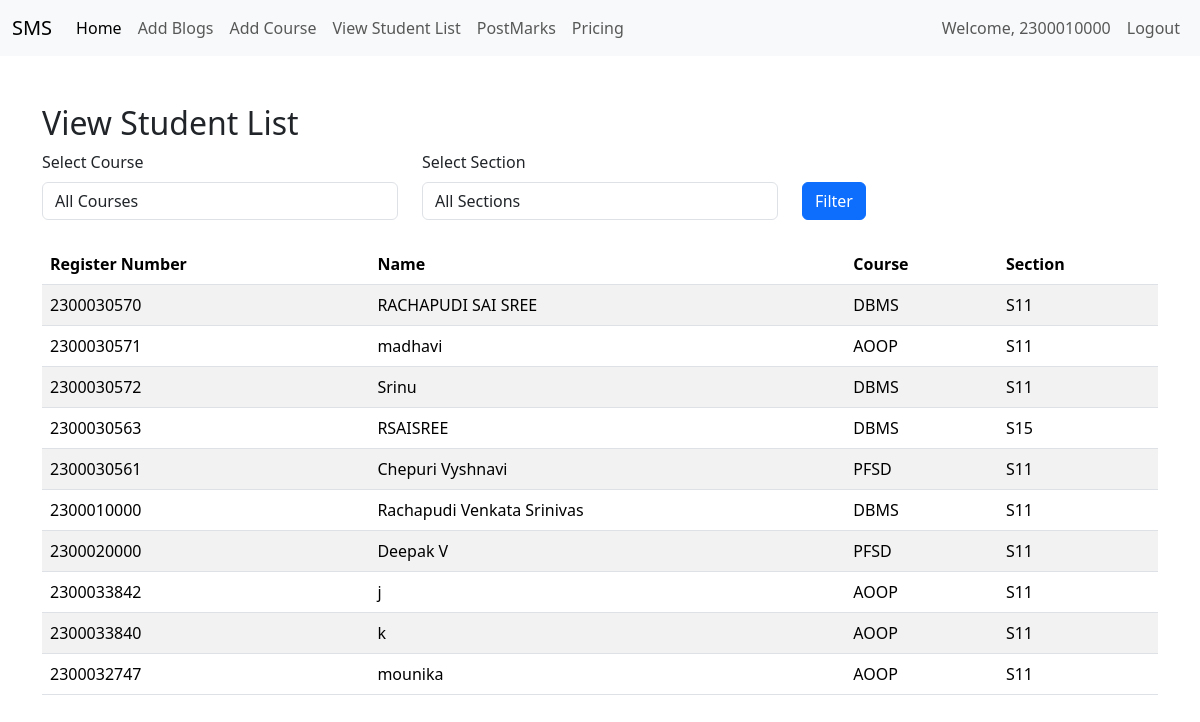
The page /facultyapp/view_student_list/ (signed in) on the database its author committed.
### adminapp/models.py (models this page shows, shortened)
class StudentList(models.Model):
    Register_Number = models.CharField(max_length=20, unique=True)
    Name = models.CharField(max_length=100)
    user = models.OneToOneField(User, on_delete=models.CASCADE, null=True)

### facultyapp/models.py (models this page shows, shortened)
class AddCourse(models.Model):
    COURSE_CHOICES=[
        ('AOOP','Advanced Object Oriented Programming'),
        ('PFSD', 'Python Full Stack Development'),
        ('DBMS','DataBase Management System'),
        ('LAA', 'Linux Automation and Administration'),
    ]
    SECTION_CHOICES=[
        ('S11','Section11'),
        ('S12', 'Section12'),
        ('S13', 'Section13'),
        ('S14', 'Section14'),
        ('S15', 'Section15'),
    ]
    student=models.ForeignKey(StudentList,on_delete=models.CASCADE)
    course=models.CharField(max_length=50,choices=COURSE_CHOICES)
    section=models.CharField(max_length=50,choices=SECTION_CHOICES)

### facultyapp/views.py (the view)
# urls.py: path('view_student_list/',views.view_student_list,name='view_student_list'),
def view_student_list(request):
    course = request.GET.get('course')
    section = request.GET.get('section')
    student_courses = AddCourse.objects.all()
    if course:
        student_courses = student_courses.filter(course=course)
    if section:
        student_courses = student_courses.filter(section=section)
    students = StudentList.objects.filter(id__in=student_courses.values('student_id'))
    course_choices = AddCourse.COURSE_CHOICES
    section_choices = AddCourse.SECTION_CHOICES
    context = {
        'students': students,
        'course_choices': course_choices,
        'section_choices': section_choices,
        'selected_course': course,
        'selected_section': section,
    }
    return render(request, 'facultyapp/view_student_list.html', context)

### templates/facultyapp/view_student_list.html (shortened to what this page needs)
{% extends 'Navbar/FacultyNavBar.html' %}
{% load static %}
{% block body %}
    <div class="container mt-5">
        <h2>View Student List</h2>
        <form method="get" class="mb-4">
            <div class="row">
                <div class="col-md-4">
                    <label for="course" class="form-label">Select Course</label>
                    <select name="course" id="course" class="form-control">
                        <option value="">All Courses</option>
                    </select>
                </div>
                <div class="col-md-4">
                    <label for="section" class="form-label">Select Section</label>
                    <select name="section" id="section" class="form-control">
                        <option value="">All Sections</option>
                    </select>
                </div>
                <div class="col-md-4 mt-4">
                    <button type="submit" class="btn btn-primary mt-2">Filter</button>
                </div>
            </div>
        </form>
        <table class="table table-striped">
            <thead>
                <tr>
                    <th>Register Number</th>
                    <th>Name</th>
                    <th>Course</th>
                    <th>Section</th>
                </tr>
            </thead>
            <tbody>
                {% if students %}
                    {% for student in students %}
                        <tr>
                            <td>{{ student.Register_Number }}</td>
                            <td>{{ student.Name }}</td>
                            <td>{{ student.addcourse_set.first.course }}</td>
                            <td>{{ student.addcourse_set.first.section }}</td>
                        </tr>
                    {% endfor %}
                {% else %}
                    <tr>
                        <td colspan="4" class="text-center">No students found.</td>
                    </tr>
                {% endif %}
            </tbody>
        </table>
    </div>
{% endblock %}

### templates/Navbar/FacultyNavBar.html (shortened to what this page needs)
<!DOCTYPE html>
<html lang="en">
<head>
    <link href="https://cdn.jsdelivr.net/npm/bootstrap@5.3.3/dist/css/bootstrap.min.css" rel="stylesheet">
</head>
<body>
<nav class="navbar navbar-expand-lg navbar-light bg-light">
  <div class="container-fluid">
    <a class="navbar-brand" href=" {% url 'facultyapp:FacultyHomePage' %} ">SMS</a>
    <div class="collapse navbar-collapse" id="navbarNavDropdown">
      <ul class="navbar-nav">
        <li class="nav-item">
          <a class="nav-link active" aria-current="page" href="#">Home</a>
        </li>
          <li class="nav-item">
          <a class="nav-link" href="{% url 'facultyapp:addblogpagecall' %}">Add Blogs</a>
        </li>
          <li class="nav-item">
          <a class="nav-link" href="{% url 'facultyapp:add_course' %}">Add Course</a>
        </li>
                    <li class="nav-item">
          <a class="nav-link" href="{% url 'facultyapp:view_student_list' %}">View Student List</a>
        </li>
                  <li class="nav-item">
          <a class="nav-link" href="{% url 'facultyapp:post_marks' %}">PostMarks</a>
        </li>
        <li class="nav-item">
          <a class="nav-link" href="#">Pricing</a>
        </li>
      </ul>
    </div>
  <ul  class="navbar-nav ms-auto">
<li>
        {% if user.is_authenticated %}
        <li class="nav-item">
        <span class="nav-link">Welcome, {{ user.username }}</span>
    </li>
          <li class="nav-item">
          <a class="nav-link" href="{% url 'logout' %}">Logout</a>
          </li>
        {% endif %}
 </li>
      </ul>
  </div>
</nav>
{% block body %}
{% endblock %}
</body>
</html>

### rows shown on the page
StudentList: Register_Number "2300030570", Name "RACHAPUDI SAI SREE", addcourse_set.first.course "DBMS", addcourse_set.first.section "S11"
StudentList: Register_Number "2300030571", Name "madhavi", addcourse_set.first.course "AOOP", addcourse_set.first.section "S11"
StudentList: Register_Number "2300030572", Name "Srinu", addcourse_set.first.course "DBMS", addcourse_set.first.section "S11"
StudentList: Register_Number "2300030563", Name "RSAISREE", addcourse_set.first.course "DBMS", addcourse_set.first.section "S15"
StudentList: Register_Number "2300030561", Name "Chepuri Vyshnavi", addcourse_set.first.course "PFSD", addcourse_set.first.section "S11"
StudentList: Register_Number "2300010000", Name "Rachapudi Venkata Srinivas", addcourse_set.first.course "DBMS", addcourse_set.first.section "S11"
StudentList: Register_Number "2300020000", Name "Deepak V", addcourse_set.first.course "PFSD", addcourse_set.first.section "S11"
StudentList: Register_Number "2300033842", Name "j", addcourse_set.first.course "AOOP", addcourse_set.first.section "S11"
StudentList: Register_Number "2300033840", Name "k", addcourse_set.first.course "AOOP", addcourse_set.first.section "S11"
StudentList: Register_Number "2300032747", Name "mounika", addcourse_set.first.course "AOOP", addcourse_set.first.section "S11"

### other values the page prints
{{ user.username }} "2300010000"
